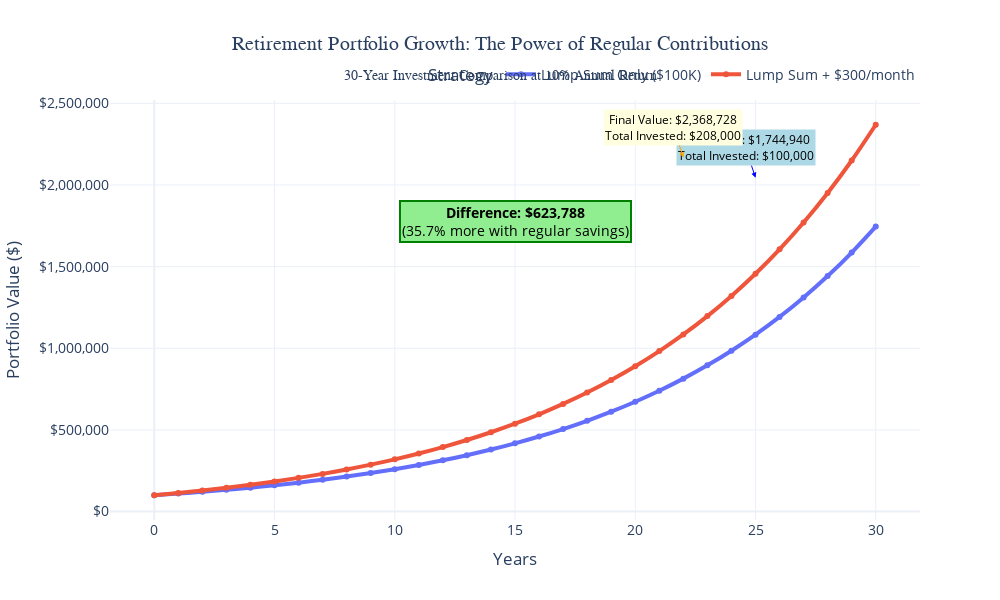

Source (notebook cell):
### Code cell
# Create an interactive Plotly visualization
# Prepare the data in long format for plotly
plot_data = pd.melt(comparison_df, 
                   id_vars=['Year'], 
                   value_vars=['Lump_Sum_Only', 'Lump_Sum_Plus_Savings'],
                   var_name='Strategy', 
                   value_name='Portfolio_Value')

# Clean up strategy names
plot_data['Strategy'] = plot_data['Strategy'].map({
    'Lump_Sum_Only': 'Lump Sum Only ($100K)',
    'Lump_Sum_Plus_Savings': 'Lump Sum + $300/month'
})

# Create the main interactive line plot
fig = px.line(plot_data, 
              x='Year', 
              y='Portfolio_Value',
              color='Strategy',
              title='Retirement Portfolio Growth: The Power of Regular Contributions<br><sub>30-Year Investment Comparison at 10% Annual Return</sub>',
              labels={'Portfolio_Value': 'Portfolio Value ($)', 'Year': 'Years'},
              line_shape='spline',
              markers=True)

# Customize the layout
fig.update_layout(
    title={
        'text': 'Retirement Portfolio Growth: The Power of Regular Contributions<br><sub>30-Year Investment Comparison at 10% Annual Return</sub>',
        'x': 0.5,
        'xanchor': 'center',
        'font': {'size': 20, 'family': 'Arial Black'}
    },
    xaxis_title='Years',
    yaxis_title='Portfolio Value ($)',
    font=dict(size=14),
    hovermode='x unified',
    legend=dict(
        orientation="h",
        yanchor="bottom",
        y=1.02,
        xanchor="right",
        x=1
    ),
    width=1000,
    height=600
)

# Format y-axis to show currency
fig.update_yaxes(tickformat='$,.0f')

# Add custom hover template
fig.update_traces(
    hovertemplate='<b>%{fullData.name}</b><br>' +
                  'Year: %{x}<br>' +
                  'Portfolio Value: $%{y:,.0f}<br>' +
                  '<extra></extra>'
)

# Customize line styles
colors = ['#1f77b4', '#ff7f0e']
fig.update_traces(line=dict(width=4))

# Calculate key values for annotations
final_lump_sum = scenario_1.iloc[-1]['Portfolio_Value']
final_with_savings = scenario_2.iloc[-1]['Portfolio_Value']
total_contrib_1 = scenario_1.iloc[-1]['Total_Contributions']
total_contrib_2 = scenario_2.iloc[-1]['Total_Contributions']
difference = final_with_savings - final_lump_sum

# Add annotations
fig.add_annotation(
    x=25, y=final_lump_sum + 300000,
    text=f"Final Value: ${final_lump_sum:,.0f}<br>Total Invested: ${total_contrib_1:,.0f}",
    showarrow=True,
    arrowhead=2,
    arrowcolor="blue",
    bgcolor="lightblue",
    font=dict(size=12, color="black")
)

fig.add_annotation(
    x=22, y=final_with_savings - 200000,
    text=f"Final Value: ${final_with_savings:,.0f}<br>Total Invested: ${total_contrib_2:,.0f}",
    showarrow=True,
    arrowhead=2,
    arrowcolor="orange",
    bgcolor="lightyellow",
    font=dict(size=12, color="black")
)

fig.add_annotation(
    x=15, y=final_with_savings * 0.75,
    text=f"<b>Difference: ${difference:,.0f}</b><br>({difference/final_lump_sum:.1%} more with regular savings)",
    showarrow=False,
    bgcolor="lightgreen",
    font=dict(size=14, color="black"),
    bordercolor="green",
    borderwidth=2
)

fig.show()

print("\n🎯 Key Insights:")
print(f"• Regular $300/month contributions result in ${difference:,.0f} more after 30 years")
print(f"• This represents a {difference/final_lump_sum:.1%} increase over lump sum only")
print(f"• Total additional contributions: ${total_contrib_2 - total_contrib_1:,.0f}")
print(f"• Return on additional contributions: ${(final_with_savings - final_lump_sum) / (total_contrib_2 - total_contrib_1):.2f}x")

### Figure 1 — Plotly figure (JSON) as saved in the notebook; plotly's stock layout.template omitted (floating-point values rounded to 4 significant figures)
{"data": [{"hovertemplate": "<b>%{fullData.name}</b><br>Year: %{x}<br>Portfolio Value: $%{y:,.0f}<br><extra></extra>", "legendgroup": "Lump Sum Only ($100K)", "line": {"color": "#636efa", "dash": "solid", "shape": "spline", "width": 4}, "marker": {"symbol": "circle"}, "mode": "lines+markers", "name": "Lump Sum Only ($100K)", "orientation": "v", "showlegend": true, "type": "scatter", "x": [0, 1, 2, 3, 4, 5, 6, 7, 8, 9, 10, 11, 12, 13, 14, 15, 16, 17, 18, 19, 20, 21, 22, 23, 24, 25, 26, 27, 28, 29, 30], "xaxis": "x", "y": [100000, 110000.0, 121000.0, 133100.0, 146400.0, 161100.0, 177200.0, 194900.0, 214400.0, 235800.0, 259400.0, 285300.0, 313800.0, 345200.0, 379700.0, 417700.0, 459500.0, 505400.0, 556000.0, 611600.0, 672700.0, 740000.0, 814000.0, 895400.0, 985000.0, 1083000.0, 1192000.0, 1311000.0, 1442000.0, 1586000.0, 1745000.0], "yaxis": "y"}, {"hovertemplate": "<b>%{fullData.name}</b><br>Year: %{x}<br>Portfolio Value: $%{y:,.0f}<br><extra></extra>", "legendgroup": "Lump Sum + $300/month", "line": {"color": "#EF553B", "dash": "solid", "shape": "spline", "width": 4}, "marker": {"symbol": "circle"}, "mode": "lines+markers", "name": "Lump Sum + $300/month", "orientation": "v", "showlegend": true, "type": "scatter", "x": [0, 1, 2, 3, 4, 5, 6, 7, 8, 9, 10, 11, 12, 13, 14, 15, 16, 17, 18, 19, 20, 21, 22, 23, 24, 25, 26, 27, 28, 29, 30], "xaxis": "x", "y": [100000, 113800.0, 129000.0, 145700.0, 164000.0, 184200.0, 206400.0, 230800.0, 257700.0, 287300.0, 319800.0, 355600.0, 394900.0, 438200.0, 485800.0, 538200.0, 595800.0, 659200.0, 728900.0, 805600.0, 889900.0, 982700.0, 1085000.0, 1197000.0, 1321000.0, 1456000.0, 1606000.0, 1770000.0, 1951000.0, 2150000.0, 2369000.0], "yaxis": "y"}], "layout": {"annotations": [{"arrowcolor": "blue", "arrowhead": 2, "bgcolor": "lightblue", "font": {"color": "black", "size": 12}, "showarrow": true, "text": "Final Value: $1,744,940<br>Total Invested: $100,000", "x": 25, "y": 2045000.0}, {"arrowcolor": "orange", "arrowhead": 2, "bgcolor": "lightyellow", "font": {"color": "black", "size": 12}, "showarrow": true, "text": "Final Value: $2,368,728<br>Total Invested: $208,000", "x": 22, "y": 2169000.0}, {"bgcolor": "lightgreen", "bordercolor": "green", "borderwidth": 2, "font": {"color": "black", "size": 14}, "showarrow": false, "text": "<b>Difference: $623,788</b><br>(35.7% more with regular savings)", "x": 15, "y": 1777000.0}], "font": {"size": 14}, "height": 600, "hovermode": "x unified", "legend": {"orientation": "h", "title": {"text": "Strategy"}, "tracegroupgap": 0, "x": 1, "xanchor": "right", "y": 1.02, "yanchor": "bottom"}, "title": {"font": {"family": "Arial Black", "size": 20}, "text": "Retirement Portfolio Growth: The Power of Regular Contributions<br><sub>30-Year Investment Comparison at 10% Annual Return</sub>", "x": 0.5, "xanchor": "center"}, "width": 1000, "xaxis": {"anchor": "y", "domain": [0, 1], "title": {"text": "Years"}}, "yaxis": {"anchor": "x", "domain": [0, 1], "tickformat": "$,.0f", "title": {"text": "Portfolio Value ($)"}}}}
